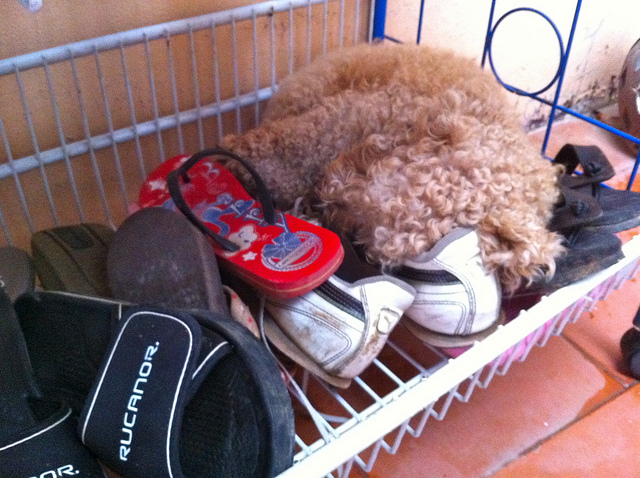
#> input picture jupyter/skimage/file/COCO_val2014_000000000042.jpg, 640 x 478 px
$ jupyter execute --allow-errors Image.ipynb
#> lines starting #> are read from the running program, lines starting #| are printed output that depends on the picture
# 读入图像并显示

[cell 1]
from PIL import Image
img = Image.open("file/COCO_val2014_000000000042.jpg")
#> img is the input picture: PIL image 640x478 RGB; mean R, G, B 138.4, 110.8, 116
#> (the rest of this cell did not finish here and is left out)

# 改变图像大小

[cell 2]
img2 = img.resize((50, 100), Image.BILINEAR)
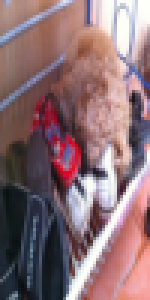
#> img2: PIL image 50x100 RGB (shown 3 times larger); mean R, G, B 138.4, 110.8, 116
#> (the rest of this cell did not finish here and is left out)


$ run again, with jupyter/skimage/file/0b8851b66203967a2b244d1be95bf9c4.png saved as jupyter/skimage/file/COCO_val2014_000000000042.jpg
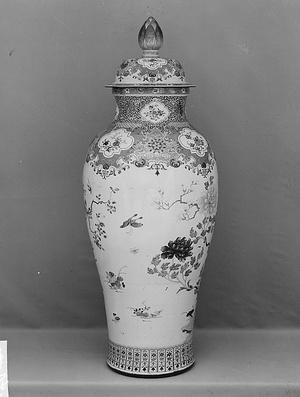
#> input picture jupyter/skimage/file/0b8851b66203967a2b244d1be95bf9c4.png, 300 x 397 px
#> img is the input picture: PIL image 300x397 L; min 0, max 255, mean 126.6
#> `img2 = img.resize((50, 100), Image.BILINEAR)`:
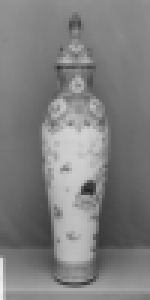
#> img2: PIL image 50x100 L (shown 3 times larger); min 35, max 240, mean 126.6
